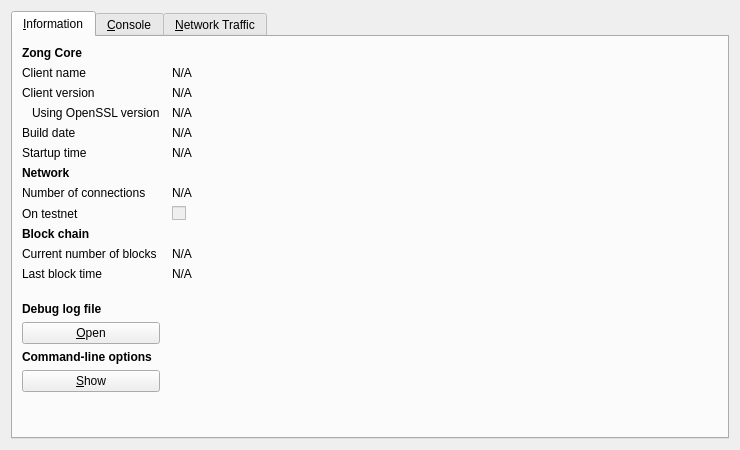
<?xml version="1.0" encoding="UTF-8"?>
<ui version="4.0">
 <class>RPCConsole</class>
 <widget class="QDialog" name="RPCConsole">
  <property name="geometry">
   <rect>
    <x>0</x>
    <y>0</y>
    <width>740</width>
    <height>450</height>
   </rect>
  </property>
  <property name="windowTitle">
   <string>Zong - Debug window</string>
  </property>
  <layout class="QVBoxLayout" name="verticalLayout_2">
   <item>
    <widget class="QTabWidget" name="tabWidget">
     <property name="currentIndex">
      <number>0</number>
     </property>
     <widget class="QWidget" name="tab_info">
      <attribute name="title">
       <string>&amp;Information</string>
      </attribute>
      <layout class="QGridLayout" name="gridLayout" columnstretch="0,1">
       <property name="horizontalSpacing">
        <number>12</number>
       </property>
       <item row="0" column="0">
        <widget class="QLabel" name="label_9">
         <property name="font">
          <font>
           <weight>75</weight>
           <bold>true</bold>
          </font>
         </property>
         <property name="text">
          <string>Zong Core</string>
         </property>
        </widget>
       </item>
       <item row="1" column="0">
        <widget class="QLabel" name="label_5">
         <property name="text">
          <string>Client name</string>
         </property>
        </widget>
       </item>
       <item row="1" column="1">
        <widget class="QLabel" name="clientName">
         <property name="cursor">
          <cursorShape>IBeamCursor</cursorShape>
         </property>
         <property name="text">
          <string>N/A</string>
         </property>
         <property name="textFormat">
          <enum>Qt::PlainText</enum>
         </property>
         <property name="textInteractionFlags">
          <set>Qt::LinksAccessibleByMouse|Qt::TextSelectableByKeyboard|Qt::TextSelectableByMouse</set>
         </property>
        </widget>
       </item>
       <item row="2" column="0">
        <widget class="QLabel" name="label_6">
         <property name="text">
          <string>Client version</string>
         </property>
        </widget>
       </item>
       <item row="2" column="1">
        <widget class="QLabel" name="clientVersion">
         <property name="cursor">
          <cursorShape>IBeamCursor</cursorShape>
         </property>
         <property name="text">
          <string>N/A</string>
         </property>
         <property name="textFormat">
          <enum>Qt::PlainText</enum>
         </property>
         <property name="textInteractionFlags">
          <set>Qt::LinksAccessibleByMouse|Qt::TextSelectableByKeyboard|Qt::TextSelectableByMouse</set>
         </property>
        </widget>
       </item>
       <item row="3" column="0">
        <widget class="QLabel" name="label_14">
         <property name="text">
          <string>Using OpenSSL version</string>
         </property>
         <property name="indent">
          <number>10</number>
         </property>
        </widget>
       </item>
       <item row="3" column="1">
        <widget class="QLabel" name="openSSLVersion">
         <property name="cursor">
          <cursorShape>IBeamCursor</cursorShape>
         </property>
         <property name="text">
          <string>N/A</string>
         </property>
         <property name="textFormat">
          <enum>Qt::PlainText</enum>
         </property>
         <property name="textInteractionFlags">
          <set>Qt::LinksAccessibleByMouse|Qt::TextSelectableByKeyboard|Qt::TextSelectableByMouse</set>
         </property>
        </widget>
       </item>
       <item row="4" column="0">
        <widget class="QLabel" name="label_12">
         <property name="text">
          <string>Build date</string>
         </property>
        </widget>
       </item>
       <item row="4" column="1">
        <widget class="QLabel" name="buildDate">
         <property name="cursor">
          <cursorShape>IBeamCursor</cursorShape>
         </property>
         <property name="text">
          <string>N/A</string>
         </property>
         <property name="textFormat">
          <enum>Qt::PlainText</enum>
         </property>
         <property name="textInteractionFlags">
          <set>Qt::LinksAccessibleByMouse|Qt::TextSelectableByKeyboard|Qt::TextSelectableByMouse</set>
         </property>
        </widget>
       </item>
       <item row="5" column="0">
        <widget class="QLabel" name="label_13">
         <property name="text">
          <string>Startup time</string>
         </property>
        </widget>
       </item>
       <item row="5" column="1">
        <widget class="QLabel" name="startupTime">
         <property name="cursor">
          <cursorShape>IBeamCursor</cursorShape>
         </property>
         <property name="text">
          <string>N/A</string>
         </property>
         <property name="textFormat">
          <enum>Qt::PlainText</enum>
         </property>
         <property name="textInteractionFlags">
          <set>Qt::LinksAccessibleByMouse|Qt::TextSelectableByKeyboard|Qt::TextSelectableByMouse</set>
         </property>
        </widget>
       </item>
       <item row="6" column="0">
        <widget class="QLabel" name="label_11">
         <property name="font">
          <font>
           <weight>75</weight>
           <bold>true</bold>
          </font>
         </property>
         <property name="text">
          <string>Network</string>
         </property>
        </widget>
       </item>
       <item row="7" column="0">
        <widget class="QLabel" name="label_7">
         <property name="text">
          <string>Number of connections</string>
         </property>
        </widget>
       </item>
       <item row="7" column="1">
        <widget class="QLabel" name="numberOfConnections">
         <property name="cursor">
          <cursorShape>IBeamCursor</cursorShape>
         </property>
         <property name="text">
          <string>N/A</string>
         </property>
         <property name="textFormat">
          <enum>Qt::PlainText</enum>
         </property>
         <property name="textInteractionFlags">
          <set>Qt::LinksAccessibleByMouse|Qt::TextSelectableByKeyboard|Qt::TextSelectableByMouse</set>
         </property>
        </widget>
       </item>
       <item row="8" column="0">
        <widget class="QLabel" name="label_8">
         <property name="text">
          <string>On testnet</string>
         </property>
        </widget>
       </item>
       <item row="8" column="1">
        <widget class="QCheckBox" name="isTestNet">
         <property name="enabled">
          <bool>false</bool>
         </property>
         <property name="text">
          <string/>
         </property>
        </widget>
       </item>
       <item row="9" column="0">
        <widget class="QLabel" name="label_10">
         <property name="font">
          <font>
           <weight>75</weight>
           <bold>true</bold>
          </font>
         </property>
         <property name="text">
          <string>Block chain</string>
         </property>
        </widget>
       </item>
       <item row="10" column="0">
        <widget class="QLabel" name="label_3">
         <property name="text">
          <string>Current number of blocks</string>
         </property>
        </widget>
       </item>
       <item row="10" column="1">
        <widget class="QLabel" name="numberOfBlocks">
         <property name="cursor">
          <cursorShape>IBeamCursor</cursorShape>
         </property>
         <property name="text">
          <string>N/A</string>
         </property>
         <property name="textFormat">
          <enum>Qt::PlainText</enum>
         </property>
         <property name="textInteractionFlags">
          <set>Qt::LinksAccessibleByMouse|Qt::TextSelectableByKeyboard|Qt::TextSelectableByMouse</set>
         </property>
        </widget>
       </item>
       <item row="11" column="0">
        <widget class="QLabel" name="label_2">
         <property name="text">
          <string>Last block time</string>
         </property>
        </widget>
       </item>
       <item row="11" column="1">
        <widget class="QLabel" name="lastBlockTime">
         <property name="cursor">
          <cursorShape>IBeamCursor</cursorShape>
         </property>
         <property name="text">
          <string>N/A</string>
         </property>
         <property name="textFormat">
          <enum>Qt::PlainText</enum>
         </property>
         <property name="textInteractionFlags">
          <set>Qt::LinksAccessibleByMouse|Qt::TextSelectableByKeyboard|Qt::TextSelectableByMouse</set>
         </property>
        </widget>
       </item>
       <item row="12" column="0">
        <spacer name="verticalSpacer_2">
         <property name="orientation">
          <enum>Qt::Vertical</enum>
         </property>
         <property name="sizeHint" stdset="0">
          <size>
           <width>20</width>
           <height>20</height>
          </size>
         </property>
        </spacer>
       </item>
       <item row="13" column="0">
        <widget class="QLabel" name="labelDebugLogfile">
         <property name="font">
          <font>
           <weight>75</weight>
           <bold>true</bold>
          </font>
         </property>
         <property name="text">
          <string>Debug log file</string>
         </property>
        </widget>
       </item>
       <item row="14" column="0">
        <widget class="QPushButton" name="openDebugLogfileButton">
         <property name="toolTip">
          <string>Open the Zong debug log file from the current data directory. This can take a few seconds for large log files.</string>
         </property>
         <property name="text">
          <string>&amp;Open</string>
         </property>
         <property name="autoDefault">
          <bool>false</bool>
         </property>
        </widget>
       </item>
       <item row="15" column="0">
        <widget class="QLabel" name="labelCLOptions">
         <property name="font">
          <font>
           <weight>75</weight>
           <bold>true</bold>
          </font>
         </property>
         <property name="text">
          <string>Command-line options</string>
         </property>
        </widget>
       </item>
       <item row="16" column="0">
        <widget class="QPushButton" name="showCLOptionsButton">
         <property name="toolTip">
          <string>Show the Zong-Qt help message to get a list with possible Zong command-line options.</string>
         </property>
         <property name="text">
          <string>&amp;Show</string>
         </property>
         <property name="autoDefault">
          <bool>false</bool>
         </property>
        </widget>
       </item>
       <item row="17" column="0">
        <spacer name="verticalSpacer">
         <property name="orientation">
          <enum>Qt::Vertical</enum>
         </property>
         <property name="sizeHint" stdset="0">
          <size>
           <width>20</width>
           <height>40</height>
          </size>
         </property>
        </spacer>
       </item>
      </layout>
     </widget>
     <widget class="QWidget" name="tab_console">
      <attribute name="title">
       <string>&amp;Console</string>
      </attribute>
      <layout class="QVBoxLayout" name="verticalLayout_3">
       <property name="spacing">
        <number>3</number>
       </property>
       <item>
        <widget class="QTextEdit" name="messagesWidget">
         <property name="minimumSize">
          <size>
           <width>0</width>
           <height>100</height>
          </size>
         </property>
         <property name="readOnly">
          <bool>true</bool>
         </property>
         <property name="tabKeyNavigation" stdset="0">
          <bool>false</bool>
         </property>
         <property name="columnCount" stdset="0">
          <number>2</number>
         </property>
        </widget>
       </item>
       <item>
        <layout class="QHBoxLayout" name="horizontalLayout">
         <property name="spacing">
          <number>3</number>
         </property>
         <item>
          <widget class="QLabel" name="label">
           <property name="text">
            <string notr="true">&gt;</string>
           </property>
          </widget>
         </item>
         <item>
          <widget class="QLineEdit" name="lineEdit"/>
         </item>
         <item>
          <widget class="QPushButton" name="clearButton">
           <property name="maximumSize">
            <size>
             <width>24</width>
             <height>24</height>
            </size>
           </property>
           <property name="toolTip">
            <string>Clear console</string>
           </property>
           <property name="text">
            <string/>
           </property>
           <property name="icon">
            <iconset resource="../bitcoin.qrc">
             <normaloff>:/icons/remove</normaloff>:/icons/remove</iconset>
           </property>
           <property name="shortcut">
            <string notr="true">Ctrl+L</string>
           </property>
           <property name="autoDefault">
            <bool>false</bool>
           </property>
          </widget>
         </item>
        </layout>
       </item>
      </layout>
     </widget>
     <widget class="QWidget" name="tab">
      <attribute name="title">
       <string>&amp;Network Traffic</string>
      </attribute>
      <layout class="QHBoxLayout" name="horizontalLayout_3">
       <item>
        <layout class="QVBoxLayout" name="verticalLayout_4">
         <item>
          <widget class="TrafficGraphWidget" name="trafficGraph" native="true">
           <property name="sizePolicy">
            <sizepolicy hsizetype="Expanding" vsizetype="Expanding">
             <horstretch>0</horstretch>
             <verstretch>0</verstretch>
            </sizepolicy>
           </property>
          </widget>
         </item>
         <item>
          <layout class="QHBoxLayout" name="horizontalLayout_2">
           <item>
            <widget class="QSlider" name="sldGraphRange">
             <property name="minimum">
              <number>1</number>
             </property>
             <property name="maximum">
              <number>288</number>
             </property>
             <property name="pageStep">
              <number>12</number>
             </property>
             <property name="value">
              <number>6</number>
             </property>
             <property name="orientation">
              <enum>Qt::Horizontal</enum>
             </property>
            </widget>
           </item>
           <item>
            <widget class="QLabel" name="lblGraphRange">
             <property name="minimumSize">
              <size>
               <width>100</width>
               <height>0</height>
              </size>
             </property>
             <property name="alignment">
              <set>Qt::AlignCenter</set>
             </property>
            </widget>
           </item>
           <item>
            <widget class="QPushButton" name="btnClearTrafficGraph">
             <property name="text">
              <string>&amp;Clear</string>
             </property>
            </widget>
           </item>
          </layout>
         </item>
        </layout>
       </item>
       <item>
        <layout class="QVBoxLayout" name="verticalLayout">
         <item>
          <widget class="QGroupBox" name="groupBox">
           <property name="title">
            <string>Totals</string>
           </property>
           <layout class="QVBoxLayout" name="verticalLayout_5">
            <item>
             <layout class="QHBoxLayout" name="horizontalLayout_4">
              <item>
               <widget class="Line" name="line">
                <property name="sizePolicy">
                 <sizepolicy hsizetype="Fixed" vsizetype="Fixed">
                  <horstretch>0</horstretch>
                  <verstretch>0</verstretch>
                 </sizepolicy>
                </property>
                <property name="minimumSize">
                 <size>
                  <width>10</width>
                  <height>0</height>
                 </size>
                </property>
                <property name="palette">
                 <palette>
                  <active>
                   <colorrole role="Light">
                    <brush brushstyle="SolidPattern">
                     <color alpha="255">
                      <red>0</red>
                      <green>255</green>
                      <blue>0</blue>
                     </color>
                    </brush>
                   </colorrole>
                  </active>
                  <inactive>
                   <colorrole role="Light">
                    <brush brushstyle="SolidPattern">
                     <color alpha="255">
                      <red>0</red>
                      <green>255</green>
                      <blue>0</blue>
                     </color>
                    </brush>
                   </colorrole>
                  </inactive>
                  <disabled>
                   <colorrole role="Light">
                    <brush brushstyle="SolidPattern">
                     <color alpha="255">
                      <red>0</red>
                      <green>255</green>
                      <blue>0</blue>
                     </color>
                    </brush>
                   </colorrole>
                  </disabled>
                 </palette>
                </property>
                <property name="orientation">
                 <enum>Qt::Horizontal</enum>
                </property>
               </widget>
              </item>
              <item>
               <widget class="QLabel" name="label_16">
                <property name="text">
                 <string>In:</string>
                </property>
               </widget>
              </item>
              <item>
               <widget class="QLabel" name="lblBytesIn">
                <property name="minimumSize">
                 <size>
                  <width>50</width>
                  <height>0</height>
                 </size>
                </property>
                <property name="alignment">
                 <set>Qt::AlignRight|Qt::AlignTrailing|Qt::AlignVCenter</set>
                </property>
               </widget>
              </item>
             </layout>
            </item>
            <item>
             <layout class="QHBoxLayout" name="horizontalLayout_5">
              <item>
               <widget class="Line" name="line_2">
                <property name="sizePolicy">
                 <sizepolicy hsizetype="Fixed" vsizetype="Fixed">
                  <horstretch>0</horstretch>
                  <verstretch>0</verstretch>
                 </sizepolicy>
                </property>
                <property name="minimumSize">
                 <size>
                  <width>10</width>
                  <height>0</height>
                 </size>
                </property>
                <property name="palette">
                 <palette>
                  <active>
                   <colorrole role="Light">
                    <brush brushstyle="SolidPattern">
                     <color alpha="255">
                      <red>255</red>
                      <green>0</green>
                      <blue>0</blue>
                     </color>
                    </brush>
                   </colorrole>
                  </active>
                  <inactive>
                   <colorrole role="Light">
                    <brush brushstyle="SolidPattern">
                     <color alpha="255">
                      <red>255</red>
                      <green>0</green>
                      <blue>0</blue>
                     </color>
                    </brush>
                   </colorrole>
                  </inactive>
                  <disabled>
                   <colorrole role="Light">
                    <brush brushstyle="SolidPattern">
                     <color alpha="255">
                      <red>255</red>
                      <green>0</green>
                      <blue>0</blue>
                     </color>
                    </brush>
                   </colorrole>
                  </disabled>
                 </palette>
                </property>
                <property name="orientation">
                 <enum>Qt::Horizontal</enum>
                </property>
               </widget>
              </item>
              <item>
               <widget class="QLabel" name="label_17">
                <property name="text">
                 <string>Out:</string>
                </property>
               </widget>
              </item>
              <item>
               <widget class="QLabel" name="lblBytesOut">
                <property name="minimumSize">
                 <size>
                  <width>50</width>
                  <height>0</height>
                 </size>
                </property>
                <property name="alignment">
                 <set>Qt::AlignRight|Qt::AlignTrailing|Qt::AlignVCenter</set>
                </property>
               </widget>
              </item>
             </layout>
            </item>
            <item>
             <spacer name="verticalSpacer_4">
              <property name="orientation">
               <enum>Qt::Vertical</enum>
              </property>
              <property name="sizeHint" stdset="0">
               <size>
                <width>20</width>
                <height>407</height>
               </size>
              </property>
             </spacer>
            </item>
           </layout>
          </widget>
         </item>
        </layout>
       </item>
      </layout>
     </widget>
    </widget>
   </item>
  </layout>
 </widget>
 <customwidgets>
  <customwidget>
   <class>TrafficGraphWidget</class>
   <extends>QWidget</extends>
   <header>trafficgraphwidget.h</header>
   <container>1</container>
   <slots>
    <slot>clear()</slot>
   </slots>
  </customwidget>
 </customwidgets>
 <resources>
  <include location="../bitcoin.qrc"/>
 </resources>
 <connections/>
</ui>
